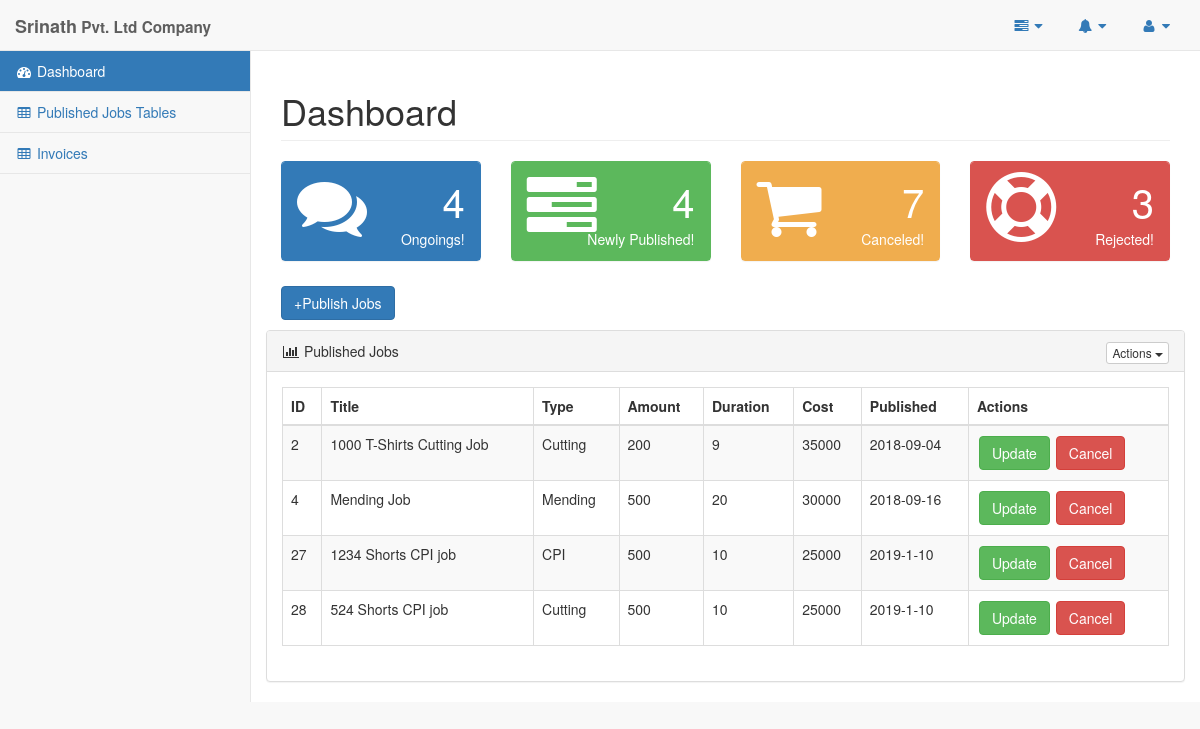
/pages/company.php (signed in), run on the app's committed database.
### tables this page shows
CREATE TABLE `company_job` (
  `jobID` int(11) NOT NULL,
  `jobTitle` varchar(45) DEFAULT NULL,
  `jobType` varchar(45) DEFAULT NULL,
  `jobAmount` varchar(45) DEFAULT NULL,
  `jobPeriod` varchar(45) DEFAULT NULL,
  `jobPrice` int(45) DEFAULT NULL,
  `jobDate` varchar(45) DEFAULT NULL,
  `jobStatus` varchar(45) DEFAULT NULL,
  `comID` varchar(10) NOT NULL,
  `supID` varchar(45) NOT NULL
);

### pages/query_boxes/company_jobs_published.php (the view, shortened to what this page needs)
<?php
    $queryJob="SELECT * FROM company_job WHERE jobStatus='offline'";
    $resultJob=mysqli_query($conn,$queryJob);
    if(mysqli_num_rows($resultJob)>0){
        while($rowJob=mysqli_fetch_assoc($resultJob)){
            echo "<tr>
                    <td>".$rowJob['jobID']."</td>
                    <td>".$rowJob['jobTitle']."</td>
                    <td>".$rowJob['jobType']."</td>
                    <td>".$rowJob['jobAmount']."</td>
                    <td>".$rowJob['jobPeriod']."</td>
                    <td>".$rowJob['jobPrice']."</td>
                    <td>".$rowJob['jobDate']."</td>
                    <td><button style='margin:2px' class='btn btn-success' data-target='#".$rowJob['jobID']."' data-toggle='modal'>Update</button>
                    <button class='btn btn-danger'  data-target='#cancel_job" . $rowJob['jobID'] . "' data-toggle='modal' >Cancel</button></td>
                </tr>";
        }
    }
?>

### data on the page
company_job: jobID "2", jobTitle "1000 T-Shirts Cutting Job", jobType "Cutting", jobAmount "200", jobPeriod "9", jobPrice "35000", jobDate "2018-09-04"
company_job: jobID "4", jobTitle "Mending Job", jobType "Mending", jobAmount "500", jobPeriod "20", jobPrice "30000", jobDate "2018-09-16"
company_job: jobID "27", jobTitle "1234 Shorts CPI job", jobType "CPI", jobAmount "500", jobPeriod "10", jobPrice "25000", jobDate "2019-1-10"
company_job: jobID "28", jobTitle "524 Shorts CPI job", jobType "Cutting", jobAmount "500", jobPeriod "10", jobPrice "25000", jobDate "2019-1-10"

### other printed values
$_SESSION['userName'] "Srinath"
$row['jobCount'] "4"
$row['jobCount'] "7"
$row['jobCount'] "3"
